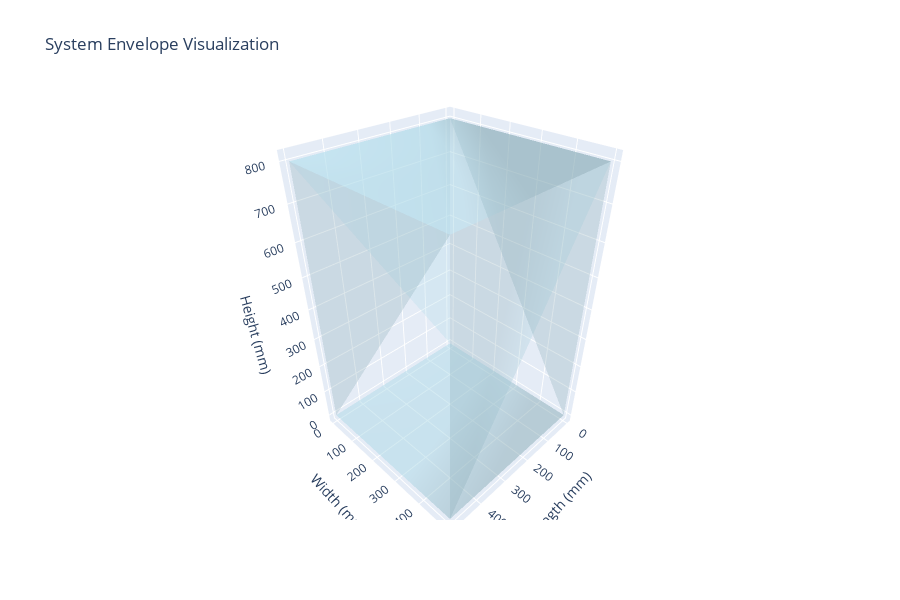

Here is the notebook cell this chart was saved with:
### Markdown cell above
## Advanced Dimensional Analysis and Space Planning

### Code cell
def comprehensive_dimensional_analysis():
    """Complete dimensional analysis with volume calculations and spatial planning"""
    
    print("🔧 COMPREHENSIVE DIMENSIONAL ANALYSIS")
    print("=" * 80)
    
    # 1. Component Dimensions Summary
    dimension_data = []
    total_volume = 0
    
    for comp in registry.components:
        if comp.tech_specs.dimensions:
            dims = comp.tech_specs.dimensions
            
            # Calculate volume based on available dimensions
            volume = 0
            dim_str = ""
            
            if 'L' in dims and 'W' in dims and 'H' in dims:
                volume = dims['L'] * dims['W'] * dims['H'] / 1e6  # Convert to liters
                dim_str = f"{dims['L']}×{dims['W']}×{dims['H']}mm"
            elif 'D' in dims and 'H' in dims:
                volume = 3.14159 * (dims['D']/2)**2 * dims['H'] / 1e6  # Cylinder
                dim_str = f"Ø{dims['D']}×{dims['H']}mm"
            elif 'D' in dims and 'L' in dims:
                volume = 3.14159 * (dims['D']/2)**2 * dims['L'] / 1e6
                dim_str = f"Ø{dims['D']}×{dims['L']}mm"
            elif 'D_outer' in dims and 'D_inner' in dims and 'H' in dims:
                # Hollow cylinder
                volume = 3.14159 * ((dims['D_outer']/2)**2 - (dims['D_inner']/2)**2) * dims['H'] / 1e6
                dim_str = f"Ø{dims['D_outer']}/{dims['D_inner']}×{dims['H']}mm"
            
            if volume > 0:
                total_volume += volume * comp.quantity
                dimension_data.append({
                    'Component': comp.name,
                    'Category': comp.category.value,
                    'Dimensions': dim_str,
                    'Qty': comp.quantity,
                    'Unit Volume (L)': round(volume, 3),
                    'Total Volume (L)': round(volume * comp.quantity, 3)
                })
    
    # Display table of significant components
    if dimension_data:
        df = pd.DataFrame(dimension_data)
        df = df.sort_values('Total Volume (L)', ascending=False)
        print("\n📐 Components by Volume (Top 15):")
        display(df.head(15))
        print(f"\n📦 Total Component Volume: {total_volume:.1f} Liters")
    
    # 2. System Envelope Analysis
    print("\n📏 System Envelope Requirements:")
    print("-" * 40)
    
    # Find maximum dimensions
    max_envelope = {'L': 0, 'W': 0, 'H': 0}
    frame_components = []
    
    for comp in registry.components:
        if comp.category == ComponentCategory.FRAME and comp.tech_specs.dimensions:
            dims = comp.tech_specs.dimensions
            frame_components.append(comp)
            for key in ['L', 'W', 'H']:
                if key in dims:
                    max_envelope[key] = max(max_envelope[key], dims[key])
    
    print(f"  Frame Envelope: {max_envelope['L']}×{max_envelope['W']}×{max_envelope['H']}mm")
    print(f"  Frame Volume: {max_envelope['L']*max_envelope['W']*max_envelope['H']/1e9:.3f} m³")
    
    # 3. Clearance Requirements
    print("\n🔲 Recommended Clearances:")
    print("-" * 40)
    clearances = {
        'Service Access': 300,  # mm
        'Thermal Clearance': 150,
        'Cable Management': 100,
        'Ventilation': 200
    }
    
    for purpose, clearance in clearances.items():
        print(f"  {purpose}: {clearance}mm")
    
    total_clearance = max(clearances.values())
    final_envelope = {
        'L': max_envelope['L'] + 2*total_clearance,
        'W': max_envelope['W'] + 2*total_clearance,
        'H': max_envelope['H'] + total_clearance  # Top clearance only
    }
    
    print(f"\n  Minimum Room Footprint: {final_envelope['L']/1000:.1f}×{final_envelope['W']/1000:.1f}m")
    print(f"  Minimum Ceiling Height: {final_envelope['H']/1000:.1f}m")
    
    # 4. Visualization
    fig = go.Figure()
    
    # Add 3D box for system envelope
    fig.add_trace(go.Mesh3d(
        x=[0, max_envelope['L'], max_envelope['L'], 0, 0, max_envelope['L'], max_envelope['L'], 0],
        y=[0, 0, max_envelope['W'], max_envelope['W'], 0, 0, max_envelope['W'], max_envelope['W']],
        z=[0, 0, 0, 0, max_envelope['H'], max_envelope['H'], max_envelope['H'], max_envelope['H']],
        i=[0, 1, 2, 3, 4, 5, 6, 7, 0, 1, 2, 3],
        j=[1, 2, 3, 0, 5, 6, 7, 4, 4, 5, 6, 7],
        k=[2, 3, 0, 1, 6, 7, 4, 5, 5, 6, 7, 4],
        opacity=0.3,
        color='lightblue',
        name='System Envelope'
    ))
    
    fig.update_layout(
        title="System Envelope Visualization",
        scene=dict(
            xaxis_title="Length (mm)",
            yaxis_title="Width (mm)",
            zaxis_title="Height (mm)",
            aspectmode='data'
        ),
        height=600
    )
    fig.show()
    
    return dimension_data

# Run the analysis
dim_data = comprehensive_dimensional_analysis()

### Figure 1 — Plotly figure (JSON) as saved in the notebook; plotly's stock layout.template omitted (floating-point values rounded to 4 significant figures)
{"data": [{"color": "lightblue", "i": [0, 1, 2, 3, 4, 5, 6, 7, 0, 1, 2, 3], "j": [1, 2, 3, 0, 5, 6, 7, 4, 4, 5, 6, 7], "k": [2, 3, 0, 1, 6, 7, 4, 5, 5, 6, 7, 4], "name": "System Envelope", "opacity": 0.3, "type": "mesh3d", "x": [0, 500, 500, 0, 0, 500, 500, 0], "y": [0, 0, 500, 500, 0, 0, 500, 500], "z": [0, 0, 0, 0, 800, 800, 800, 800]}], "layout": {"height": 600, "scene": {"aspectmode": "data", "xaxis": {"title": {"text": "Length (mm)"}}, "yaxis": {"title": {"text": "Width (mm)"}}, "zaxis": {"title": {"text": "Height (mm)"}}}, "title": {"text": "System Envelope Visualization"}}}
